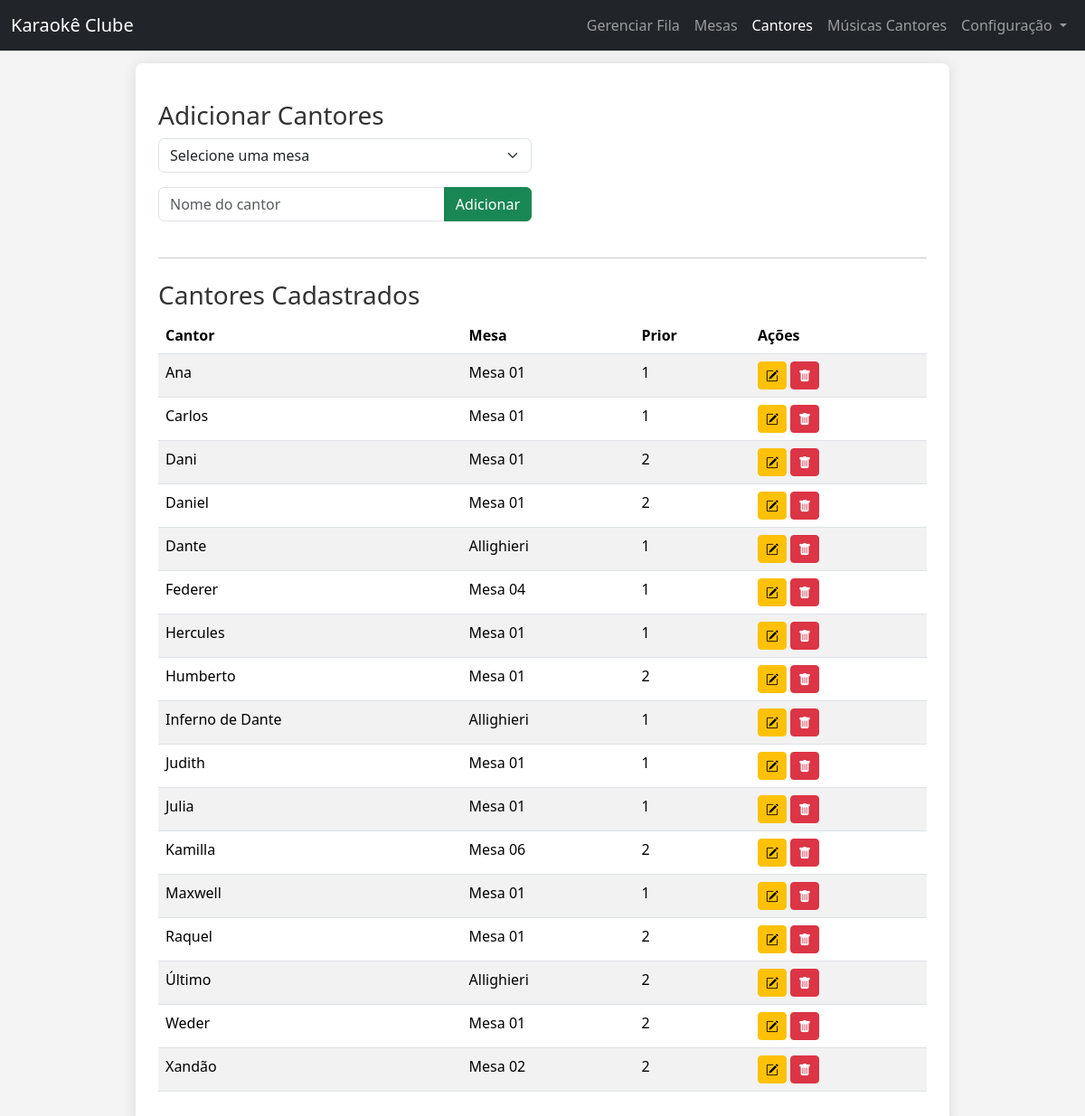
The app's page /cantores.php, older data.
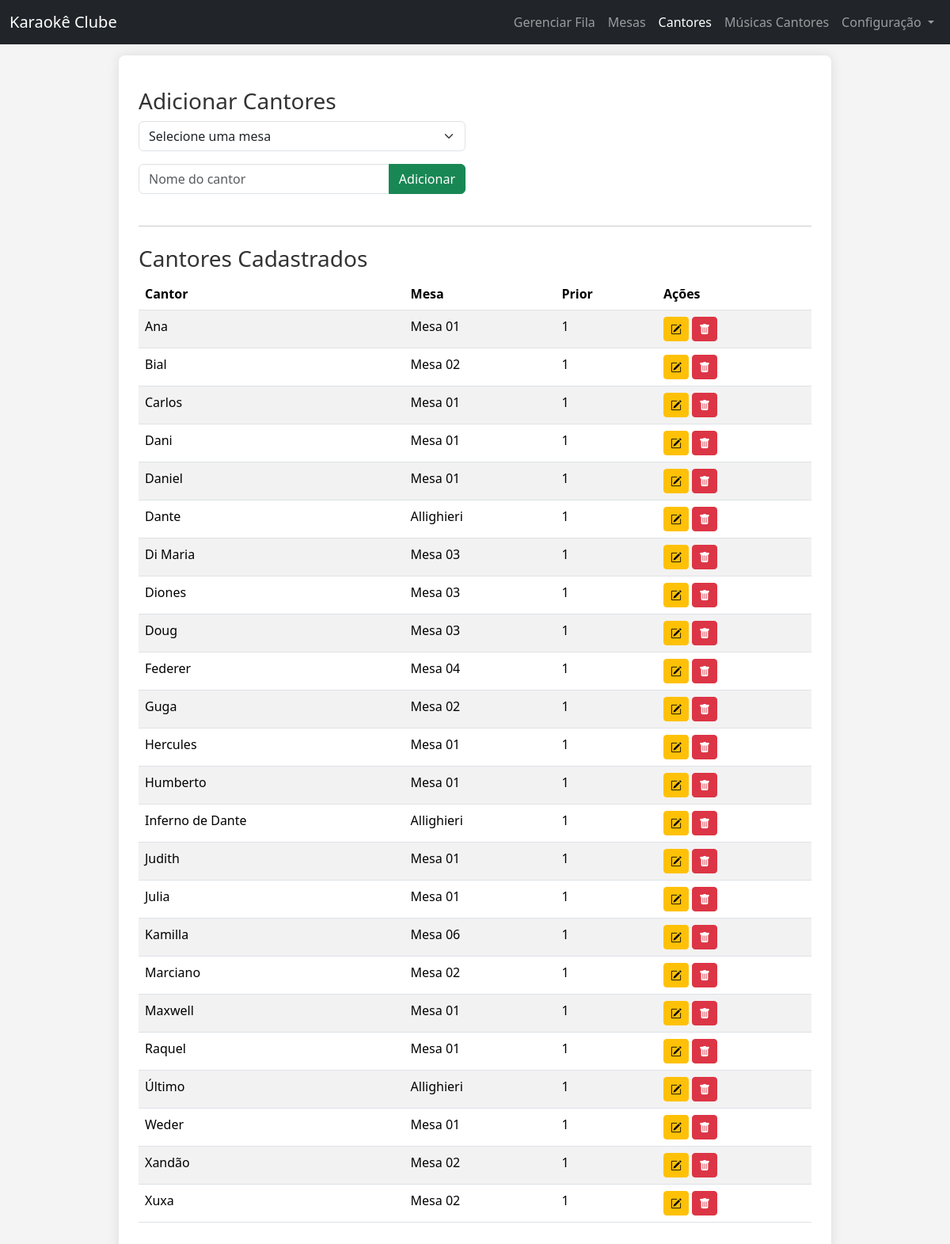
The same page, newer data.
### tables this page shows
CREATE TABLE `cantores` (
  `id` int(11) NOT NULL,
  `nome_cantor` varchar(255) NOT NULL,
  `id_mesa` int(11) DEFAULT NULL,
  `proximo_ordem_musica` int(11) NOT NULL DEFAULT 1
);

CREATE TABLE `mesas` (
  `id` int(11) NOT NULL,
  `nome_mesa` varchar(255) NOT NULL,
  `tamanho_mesa` int(11) NOT NULL DEFAULT 0
);

### funcoes_fila.php (called while the page is built, shortened)
<?php
function getAllCantores(PDO $pdo): array
{
    try {
        $stmt = $pdo->prepare("
            SELECT
                c.id,
                c.nome_cantor,
                c.id_mesa,
                m.nome_mesa AS nome_da_mesa_associada, -- Alias para evitar conflito de nome e clareza
                c.proximo_ordem_musica
            FROM
                cantores c
            LEFT JOIN
                mesas m ON c.id_mesa = m.id
            ORDER BY
                c.nome_cantor ASC
        ");
        $stmt->execute();
        return $stmt->fetchAll(PDO::FETCH_ASSOC);
    } catch (\PDOException $e) {
        error_log("Erro ao buscar todos os cantores com nome da mesa: " . $e->getMessage());
        return [];
    }
}

### cantores.php (the view, shortened to what this page needs)
<?php
require_once 'funcoes_fila.php';
if (!empty($pdo)) {
    $todos_cantores = getAllCantores($pdo);
}else {
    $todos_cantores = [];
}
?>
<!DOCTYPE html>
<html lang="pt-BR">
<head>
    <link href="https://cdn.jsdelivr.net/npm/bootstrap@5.3.3/dist/css/bootstrap.min.css" rel="stylesheet">
    <link rel="stylesheet" href="https://code.jquery.com/ui/1.12.1/themes/base/jquery-ui.css">
    <link rel="stylesheet" href="css/style_index.css">
    <link rel="stylesheet" href="https://cdn.jsdelivr.net/npm/bootstrap-icons@1.11.3/font/bootstrap-icons.min.css">
</head>
<body>
<?php include_once 'inc/nav.php'; ?>
<div class="container">
        <h3>Adicionar Cantores</h3>
        <form method="POST" id="addCantores">
            <div class="row mb-3">
                <div class="col-md-6">
                    <select id="id_mesa_cantor" name="id_mesa_cantor" class="form-select" required> <option value="">Selecione uma mesa</option>
                    </select>
                </div>
            </div>
            <div class="row">
                <div class="col-12 col-lg-6">
                    <div class="input-group mb-3">
                        <input type="text" id="nome_cantor" name="nome_cantor" class="form-control" placeholder="Nome do cantor" aria-label="Nome do cantor" aria-describedby="button-addon2" required>
                        <button class="btn btn-success" type="submit" id="button-addon2">Adicionar</button>
                    </div>
                </div>
            </div>
        </form>
    <hr class="my-4">
    <h3>Cantores Cadastrados</h3>
    <div id="cantoresListContainer">
        <?php if (!empty($todos_cantores)): ?>
            <table class="table table-striped table-hover">
                <thead>
                <tr>
                    <th scope="col">Cantor</th>
                    <th scope="col">Mesa</th>
                    <th scope="col">Prior</th>
                    <th scope="col">Ações</th> </tr>
                </thead>
                <tbody>
                <?php foreach ($todos_cantores as $cantor): ?>
                    <tr>
                        <td><?php echo htmlspecialchars($cantor['nome_cantor']); ?></td>
                        <td><?php echo htmlspecialchars($cantor['nome_da_mesa_associada'] ?? 'N/A'); ?></td>
                        <td><?php echo htmlspecialchars($cantor['proximo_ordem_musica']); ?></td>
                        <td>
                            <div class="d-flex flex-nowrap gap-1">
                                <button class="btn btn-sm btn-warning edit-cantor-btn"
                                        data-id="<?php echo htmlspecialchars($cantor['id']); ?>"
                                        data-nome="<?php echo htmlspecialchars($cantor['nome_cantor'], ENT_QUOTES, 'UTF-8'); ?>"
                                        data-mesa-id="<?php echo htmlspecialchars($cantor['id_mesa']); ?>"
                                        data-prioridade="<?php echo htmlspecialchars($cantor['proximo_ordem_musica']); ?>"
                                        title="Editar Cantor">
                                    <i class="bi bi-pencil-square"></i>
                                </button>
                                <button class="btn btn-sm btn-danger" onclick="confirmarExclusaoCantor(<?php echo $cantor['id']; ?>, '<?php echo htmlspecialchars($cantor['nome_cantor'], ENT_QUOTES, 'UTF-8'); ?>')" title="Excluir Cantor">
                                    <i class="bi bi-trash-fill"></i>
                                </button>
                            </div>
                        </td>
                    </tr>
                <?php endforeach; ?>
                </tbody>
            </table>
        <?php else: ?>
            <p>Nenhum cantor cadastrado ainda.</p>
        <?php endif; ?>
    </div>
</div>
</body>
</html>

Row changes from the older to the newer data that the page shows:
added cantores: nome_cantor "Bial", id_mesa.nome_mesa "Mesa 02", proximo_ordem_musica "1"
changed cantores "Dani": proximo_ordem_musica "2" → "1"
changed cantores "Daniel": proximo_ordem_musica "2" → "1"
added cantores: nome_cantor "Di Maria", id_mesa.nome_mesa "Mesa 03", proximo_ordem_musica "1"
added cantores: nome_cantor "Diones", id_mesa.nome_mesa "Mesa 03", proximo_ordem_musica "1"
added cantores: nome_cantor "Doug", id_mesa.nome_mesa "Mesa 03", proximo_ordem_musica "1"
added cantores: nome_cantor "Guga", id_mesa.nome_mesa "Mesa 02", proximo_ordem_musica "1"
changed cantores "Humberto": proximo_ordem_musica "2" → "1"
changed cantores "Kamilla": proximo_ordem_musica "2" → "1"
added cantores: nome_cantor "Marciano", id_mesa.nome_mesa "Mesa 02", proximo_ordem_musica "1"
changed cantores "Raquel": proximo_ordem_musica "2" → "1"
changed cantores "Último": proximo_ordem_musica "2" → "1"
changed cantores "Weder": proximo_ordem_musica "2" → "1"
changed cantores "Xandão": proximo_ordem_musica "2" → "1"
added cantores: nome_cantor "Xuxa", id_mesa.nome_mesa "Mesa 02", proximo_ordem_musica "1"
